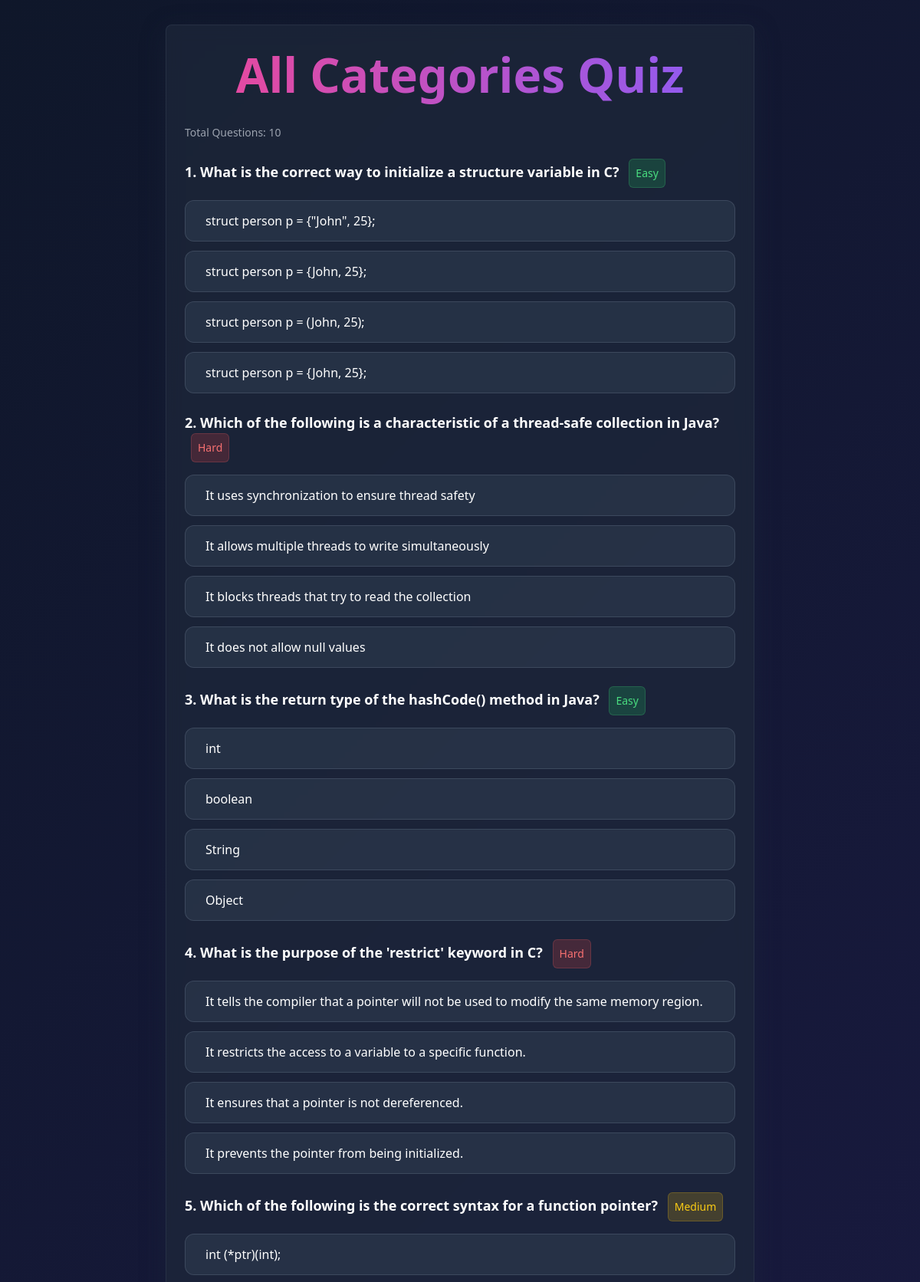
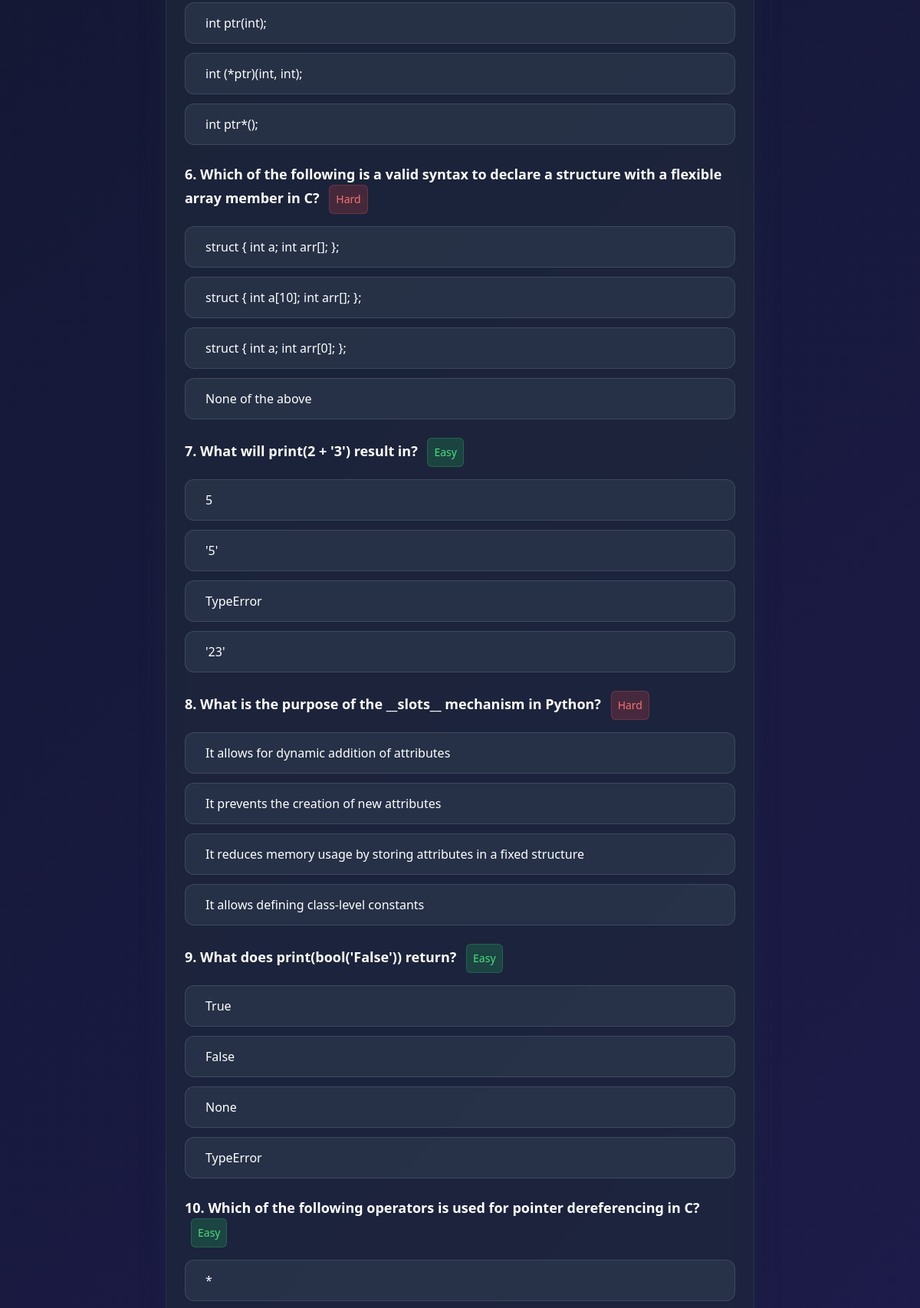
The app's page /quiz/ (upper part) with its own data (2 pictures, top to bottom).
### quiz/models.py (models this page shows, shortened)
class Question(models.Model):
    CATEGORY_CHOICES = [
        ('Python', 'Python'),
        ('Java', 'Java'),
        ('C', 'C'),
        ('Math', 'Math'),
    ]
    DIFFICULTY_CHOICES = [
        ('Easy', 'Easy'),
        ('Medium', 'Medium'),
        ('Hard', 'Hard'),
    ]
    question = models.CharField(max_length=200)
    option_1 = models.CharField(max_length=255)
    option_2 = models.CharField(max_length=255)
    option_3 = models.CharField(max_length=255)
    option_4 = models.CharField(max_length=255)
    correct_answer = models.CharField(max_length=255)
    category = models.ForeignKey(Category, on_delete=models.CASCADE)
    difficulty = models.CharField(max_length=6, choices=DIFFICULTY_CHOICES)

### quiz/views.py (the view, shortened to what this page needs)
# urls.py: path('quiz/', views.quiz, name='quiz'),
@csrf_protect
def quiz(request):
    category_name = request.GET.get('category', None)
    new_quiz = request.GET.get('new_quiz', False)
    if request.method == "GET":
        if new_quiz or 'quiz_questions' not in request.session:
            if category_name and category_name != 'All Categories':
                try:
                    category = Category.objects.get(name=category_name)
                    db_questions = list(Question.objects.filter(
                        category=category
                    ).order_by('?')[:10])
                except Category.DoesNotExist:
                    db_questions = []
            else:
                db_questions = list(Question.objects.all().order_by('?')[:10])
            request.session['quiz_questions'] = [{
                'id': q.id,
                'question': q.question,
                'option_1': q.option_1,
                'option_2': q.option_2,
                'option_3': q.option_3,
                'option_4': q.option_4,
                'correct_answer': q.correct_answer,
                'options': [q.option_1, q.option_2, q.option_3, q.option_4],
                'user_answer': None,
                'is_correct': None,
                'difficulty': q.difficulty
            } for q in db_questions]
            request.session.modified = True
    questions = request.session.get('quiz_questions', [])
    return render(request, 'quiz/quiz.html', {
        'questions': questions,
        'category': category_name if category_name else "All Categories",
        'show_results': request.method == "POST",
        'total_questions': len(questions)
    })

### quiz/templates/quiz/quiz.html (shortened to what this page needs)
<!DOCTYPE html>
<html lang="en">
  <head>
    <link
      rel="stylesheet"
      href="https://cdn.jsdelivr.net/npm/tailwindcss@2.0.0/dist/tailwind.min.css" />
  </head>
  <body>
    <div class="container mx-auto my-8 max-w-3xl">
      <div class="quiz-container shadow-md rounded-lg p-6">
        <h1 class="text-3xl font-bold text-transparent bg-clip-text bg-gradient-to-r from-pink-500 to-purple-500 mb-6 text-center">
        </h1>
        <p class="text-sm text-gray-400 mb-4">Total Questions: {{ total_questions }}</p>
        <form method="POST" class="space-y-6">
          {% for question in questions %}
            <div class="mb-8">
              <h3 class="text-lg font-semibold mb-4">
                {{ forloop.counter }}. {{ question.question }}
                <span class="difficulty-badge difficulty-{{ question.difficulty }}">
                  {{ question.difficulty }}
                </span>
              </h3>
              {% for option in question.options %}
                <div class="option-box mb-2 p-3 rounded "
                     onclick="selectOption(this)">
                  <label class="flex items-center cursor-pointer w-full">
                    <span class="ml-2">{{ option }}</span>
                  </label>
                </div>
              {% endfor %}
            </div>
          {% endfor %}
        </form>
      </div>
    </div>
  </body>
</html>

### quiz/templates/quiz/quiz.html (style rules this page uses)
html, body { background: linear-gradient(135deg, #0f172a 0%, #1e1b4b 100%); color: white; min-height: 100vh; margin: 0; padding: 0; background-attachment: fixed; }
.quiz-container { background: rgba(30, 41, 59, 0.7); backdrop-filter: blur(10px); border: 1px solid rgba(148, 163, 184, 0.1); box-shadow: 0 8px 32px rgba(30, 41, 59, 0.4); }
.option-box { border: 1px solid rgba(148, 163, 184, 0.2); border-radius: 12px; padding: 14px 18px; margin-bottom: 12px; cursor: pointer; position: relative; background-color: rgba(51, 65, 85, 0.5); transition: all 0.3s ease; }
h1 { background: linear-gradient(135deg, #6366f1 0%, #a5b4fc 100%); -webkit-text-fill-color: transparent; font-size: 2.5rem; font-weight: bold; }
.text-3xl { font-size: 3.875rem; line-height: 5.10rem; }
.difficulty-badge { padding: 4px 8px; border-radius: 6px; font-size: 0.875rem; font-weight: 500; display: inline-block; margin-left: 8px; }
.difficulty-Easy { background-color: rgba(34, 197, 94, 0.2); color: #4ade80; border: 1px solid rgba(74, 222, 128, 0.2); }
.difficulty-Medium { background-color: rgba(234, 179, 8, 0.2); color: #facc15; border: 1px solid rgba(250, 204, 21, 0.2); }
.difficulty-Hard { background-color: rgba(239, 68, 68, 0.2); color: #f87171; border: 1px solid rgba(248, 113, 113, 0.2); }

### records on screen
Question: question "What is the correct way to initialize a structure variable in C?", difficulty "Easy", options "struct person p = {\"John\", 25};" "struct person p = {John, 25};" "struct person p = (John, 25);" "struct person p = {John, 25};"
Question: question "Which of the following is a characteristic of a thread-safe collection in Java?", difficulty "Hard", options "It uses synchronization to ensure thread safety" "It allows multiple threads to write simultaneously" "It blocks threads that try to read the collection" "It does not allow null values"
Question: question "What is the return type of the hashCode() method in Java?", difficulty "Easy", options "int" "boolean" "String" "Object"
Question: question "What is the purpose of the 'restrict' keyword in C?", difficulty "Hard", options "It tells the compiler that a pointer will not be used to modify the same memory region." "It restricts the access to a variable to a specific function." "It ensures that a pointer is not dereferenced." "It prevents the pointer from being initialized."
Question: question "Which of the following is the correct syntax for a function pointer?", difficulty "Medium", options "int (*ptr)(int);" "int ptr(int);" "int (*ptr)(int, int);" "int ptr*();"
Question: question "Which of the following is a valid syntax to declare a structure with a flexible array member in C?", difficulty "Hard", options "struct { int a; int arr[]; };" "struct { int a[10]; int arr[]; };" "struct { int a; int arr[0]; };" "None of the above"
Question: question "What will print(2 + '3') result in?", difficulty "Easy", options "'5'" "TypeError" "'23'"
Question: question "What is the purpose of the __slots__ mechanism in Python?", difficulty "Hard", options "It allows for dynamic addition of attributes" "It prevents the creation of new attributes" "It reduces memory usage by storing attributes in a fixed structure" "It allows defining class-level constants"
Question: question "What does print(bool('False')) return?", difficulty "Easy", options "True" "False" "None" "TypeError"
Question: question "Which of the following operators is used for pointer dereferencing in C?", difficulty "Easy"

### other values on screen
{{ total_questions }} "10"
{{ option }} "5" "*"
